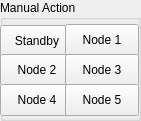
  <widget class="QGroupBox" name="manualActionBox">
   <property name="geometry">
    <rect>
     <x>545</x>
     <y>458</y>
     <width>141</width>
     <height>121</height>
    </rect>
   </property>
   <property name="title">
    <string>Manual Action</string>
   </property>
   <widget class="QPushButton" name="actionBtn_0">
    <property name="geometry">
     <rect>
      <x>0</x>
      <y>25</y>
      <width>74</width>
      <height>32</height>
     </rect>
    </property>
    <property name="text">
     <string>Standby</string>
    </property>
    <property name="shortcut">
     <string>`</string>
    </property>
   </widget>
   <widget class="QPushButton" name="actionBtn_1">
    <property name="geometry">
     <rect>
      <x>65</x>
      <y>24</y>
      <width>74</width>
      <height>32</height>
     </rect>
    </property>
    <property name="text">
     <string>Node 1</string>
    </property>
    <property name="shortcut">
     <string>1</string>
    </property>
   </widget>
   <widget class="QPushButton" name="actionBtn_2">
    <property name="geometry">
     <rect>
      <x>0</x>
      <y>54</y>
      <width>74</width>
      <height>32</height>
     </rect>
    </property>
    <property name="text">
     <string>Node 2</string>
    </property>
    <property name="shortcut">
     <string>2</string>
    </property>
   </widget>
   <widget class="QPushButton" name="actionBtn_3">
    <property name="geometry">
     <rect>
      <x>65</x>
      <y>54</y>
      <width>74</width>
      <height>32</height>
     </rect>
    </property>
    <property name="text">
     <string>Node 3</string>
    </property>
    <property name="shortcut">
     <string>3</string>
    </property>
   </widget>
   <widget class="QPushButton" name="actionBtn_4">
    <property name="geometry">
     <rect>
      <x>0</x>
      <y>84</y>
      <width>74</width>
      <height>32</height>
     </rect>
    </property>
    <property name="text">
     <string>Node 4</string>
    </property>
    <property name="shortcut">
     <string>4</string>
    </property>
   </widget>
   <widget class="QPushButton" name="actionBtn_5">
    <property name="geometry">
     <rect>
      <x>65</x>
      <y>84</y>
      <width>74</width>
      <height>32</height>
     </rect>
    </property>
    <property name="text">
     <string>Node 5</string>
    </property>
    <property name="shortcut">
     <string>5</string>
    </property>
   </widget>
  </widget>
